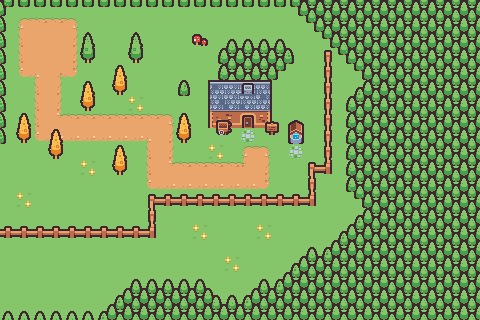

Below is a game level as drawn by its tile map, then a one-line description and the .tmx file that defines it, in full:
An orthogonal 30x20 tile map with 16x16 px tiles, 3 tile layers (Ground, Trees, Offset).

<map version="1.10" tiledversion="1.11.0" orientation="orthogonal" renderorder="right-down" width="30" height="20" tilewidth="16" tileheight="16" infinite="0" nextlayerid="4" nextobjectid="1">
 <tileset firstgid="1" source="tileset.tsx" />
 <layer id="1" name="Ground" width="30" height="20">
  <data encoding="csv">
1,1,1,1,1,1,1,1,1,1,1,1,1,1,1,1,1,1,1,1,1,1,1,1,1,1,1,1,1,1,
1,13,14,14,15,1,1,1,1,1,1,1,1,1,1,1,1,1,1,1,1,1,1,1,1,1,1,1,1,1,
1,25,26,26,27,1,1,1,1,1,1,1,1,1,1,1,1,1,1,1,1,1,1,1,1,1,1,1,1,1,
1,25,26,26,27,1,1,1,1,1,1,1,1,1,1,1,1,1,1,1,1,1,1,1,1,1,1,1,1,1,
1,37,43,42,39,1,1,1,1,1,1,1,1,1,1,1,1,1,1,1,1,1,1,1,1,1,1,1,1,1,
1,1,25,27,1,1,1,1,1,1,1,1,1,1,1,1,1,1,1,1,1,1,1,1,1,1,1,1,1,1,
1,1,25,27,1,1,1,1,1,1,1,1,1,1,1,1,1,1,1,1,1,1,1,1,1,1,1,1,1,1,
1,1,25,41,14,14,14,14,14,14,15,1,1,1,1,1,1,1,1,1,1,1,1,1,1,1,1,1,1,1,
1,1,37,38,38,38,38,38,38,43,27,1,1,1,1,1,1,1,1,1,1,1,1,1,1,1,1,1,1,1,
1,1,1,1,1,1,1,1,1,25,27,1,1,1,1,13,15,1,1,1,1,1,1,1,1,1,1,1,1,1,
1,1,1,1,1,1,1,1,1,25,41,14,14,14,14,40,27,1,1,1,1,1,1,1,1,1,1,1,1,1,
1,1,1,1,1,1,1,1,1,37,38,38,38,38,38,38,39,1,1,1,1,1,1,1,1,1,1,1,1,1,
1,1,1,1,1,1,1,1,1,1,1,1,1,1,1,1,1,1,1,1,1,1,1,1,1,1,1,1,1,1,
1,1,1,1,1,1,1,1,1,1,1,1,1,1,1,1,1,1,1,1,1,1,1,1,1,1,1,1,1,1,
1,1,1,1,1,1,1,1,1,1,1,1,1,1,1,1,1,1,1,1,1,1,1,1,1,1,1,1,1,1,
1,1,1,1,1,1,1,1,1,1,1,1,1,1,1,1,1,1,1,1,1,1,1,1,1,1,1,1,1,1,
1,1,1,1,1,1,1,1,1,1,1,1,1,1,1,1,1,1,1,1,1,1,1,1,1,1,1,1,1,1,
1,1,1,1,1,1,1,1,1,1,1,1,1,1,1,1,1,1,1,1,1,1,1,1,1,1,1,1,1,1,
1,1,1,1,1,1,1,1,1,1,1,1,1,1,1,1,1,1,1,1,1,1,1,1,1,1,1,1,1,1,
1,1,1,1,1,1,1,1,1,1,1,1,1,1,1,1,1,1,1,1,1,1,1,1,1,1,1,1,1,1
</data>
 </layer>
 <layer id="2" name="Trees" width="30" height="20">
  <data encoding="csv">
33,32,32,32,32,32,32,32,32,32,32,32,32,32,32,32,32,32,31,20,20,20,20,20,20,20,20,20,20,20,
21,0,0,0,0,0,0,0,0,0,0,0,0,0,0,0,0,0,0,31,20,20,20,20,20,20,20,20,20,20,
21,0,0,0,0,5,0,0,5,0,0,0,30,0,8,8,8,8,0,0,31,20,20,20,20,20,20,20,20,20,
21,0,0,0,0,17,0,0,17,0,0,0,0,19,20,20,20,20,21,0,48,31,20,20,20,20,20,20,20,20,
21,0,0,0,0,0,0,4,0,0,0,0,0,19,20,20,20,33,0,0,60,0,31,20,20,20,20,20,20,20,
21,0,0,0,0,4,0,16,0,0,0,29,0,49,50,52,51,1,0,0,60,0,7,20,20,20,20,20,20,20,
21,0,0,0,0,16,0,0,3,0,0,0,0,61,62,62,63,0,0,0,60,19,20,20,20,20,20,20,20,20,
21,4,0,0,0,0,0,0,0,0,0,4,0,73,74,86,76,0,93,0,60,19,20,20,20,20,20,20,20,20,
21,16,0,4,0,0,0,0,0,0,0,16,0,0,0,44,0,0,105,0,60,19,20,20,20,20,20,20,20,20,
0,0,0,16,0,0,0,4,0,0,0,0,0,3,0,0,0,0,44,0,60,19,20,20,20,20,20,20,20,20,
0,0,0,0,0,3,0,16,0,0,0,0,0,0,0,0,0,0,0,45,71,19,20,20,20,20,20,20,20,20,
0,0,0,0,0,0,0,0,0,0,0,0,0,0,0,0,0,0,0,60,0,19,20,20,20,20,20,20,20,20,
0,3,0,0,0,0,0,0,0,45,46,46,46,46,46,46,46,46,46,71,0,0,31,20,20,20,20,20,20,20,
0,0,0,0,0,0,0,0,0,60,0,0,0,0,0,0,0,0,0,0,0,0,7,20,20,20,20,20,20,20,
46,46,46,46,46,46,46,46,46,71,0,0,3,0,0,0,3,0,0,0,0,7,20,20,20,20,20,20,20,20,
0,0,0,0,0,0,0,0,0,0,0,0,0,0,0,0,0,0,0,8,7,20,20,20,20,20,20,20,20,20,
0,0,0,0,0,0,0,0,0,0,0,0,0,0,3,0,0,0,7,20,20,20,20,20,20,20,20,20,20,20,
0,0,0,0,0,0,0,0,8,8,8,8,8,0,0,0,8,7,20,20,20,20,20,20,20,20,20,20,20,20,
0,0,0,0,0,0,0,7,20,20,20,20,20,9,8,7,20,20,20,20,20,20,20,20,20,20,20,20,20,20,
8,8,8,8,8,8,7,20,20,20,20,20,20,20,20,20,20,20,20,20,20,20,20,20,20,20,20,20,20,20
</data>
 </layer>
 <layer id="3" name="Offset" width="30" height="20" offsetx="8" offsety="8">
  <data encoding="csv">
0,0,0,0,0,0,0,0,0,0,0,0,0,0,0,0,0,0,0,0,0,0,0,0,0,0,0,0,0,0,
0,0,0,0,0,0,0,0,0,0,0,0,0,0,0,0,0,0,0,0,0,0,0,0,0,0,0,0,0,0,
0,0,0,0,0,0,0,0,0,0,0,0,0,0,0,0,0,0,0,0,0,0,0,0,0,0,0,0,0,0,
0,0,0,0,0,0,0,0,0,0,0,0,0,0,0,0,0,0,0,0,0,0,0,0,0,0,0,0,0,0,
0,0,0,0,0,0,0,0,0,0,0,0,0,0,0,0,0,0,0,0,0,0,0,0,0,0,0,0,0,0,
0,0,0,0,0,0,0,0,0,0,0,0,0,0,0,0,0,0,0,0,0,0,0,0,0,0,0,0,0,0,
0,0,0,0,0,0,0,0,0,0,0,0,0,0,0,0,0,0,0,0,0,0,0,0,0,0,0,0,0,0,
0,0,0,0,0,0,0,0,0,0,0,0,0,58,0,0,84,0,0,0,0,0,0,0,0,0,0,0,0,0,
0,0,0,0,0,0,0,0,0,0,0,0,0,0,0,0,0,0,0,0,0,0,0,0,0,0,0,0,0,0,
0,0,0,0,0,0,0,0,0,0,0,0,0,0,0,0,0,0,0,0,0,0,0,0,0,0,0,0,0,0,
0,0,0,0,0,0,0,0,0,0,0,0,0,0,0,0,0,0,0,0,0,0,0,0,0,0,0,0,0,0,
0,0,0,0,0,0,0,0,0,0,0,0,0,0,0,0,0,0,0,0,0,0,0,0,0,0,0,0,0,0,
0,0,0,0,0,0,0,0,0,0,0,0,0,0,0,0,0,0,0,0,0,0,0,0,0,0,0,0,0,0,
0,0,0,0,0,0,0,0,0,0,0,0,0,0,0,0,0,0,0,0,0,0,0,0,0,0,0,0,0,0,
0,0,0,0,0,0,0,0,0,0,0,0,0,0,0,0,0,0,0,0,0,0,0,0,0,0,0,0,0,0,
0,0,0,0,0,0,0,0,0,0,0,0,0,0,0,0,0,0,0,0,0,0,0,0,0,0,0,0,0,0,
0,0,0,0,0,0,0,0,0,0,0,0,0,0,0,0,0,0,0,0,0,0,0,0,0,0,0,0,0,0,
0,0,0,0,0,0,0,0,0,0,0,0,0,0,0,0,0,0,0,0,0,0,0,0,0,0,0,0,0,0,
0,0,0,0,0,0,0,0,0,0,0,0,0,0,0,0,0,0,0,0,0,0,0,0,0,0,0,0,0,0,
0,0,0,0,0,0,0,0,0,0,0,0,0,0,0,0,0,0,0,0,0,0,0,0,0,0,0,0,0,0
</data>
 </layer>
</map>
